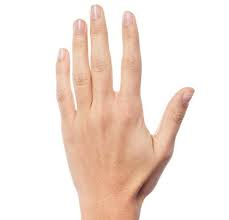
#> input picture python/hafta16/images.jpeg, 229 x 220 px, given in place of the camera
$ python el_hareketleri_ile_yazi.py
#> lines starting #> are read from the running program, lines starting #| are printed output that depends on the picture
import cv2
import numpy as np
from collections import deque


# Farklı renkler için ayrı deque'ler
noktalar = {
    "kirmizi": deque(maxlen=500),
    "yesil": deque(maxlen=500),
    "mavi": deque(maxlen=500),
    "sari": deque(maxlen=500)
}

# Aktif renk
aktif_renk = "kirmizi"


def araliklari_belirle(x, y):
    if 10 < x < 110 and 10 < y < 80:
        return "sil"
    elif 130 < x < 230 and 10 < y < 80:
        return "kirmizi"
    elif 250 < x < 350 and 10 < y < 80:
        return "yesil"
    elif 370 < x < 470 and 10 < y < 80:
        return "mavi"
    elif 490 < x < 590 and 10 < y < 80:
        return "sari"
    else:
        return "bos"


cap = cv2.VideoCapture(0)

while cap.isOpened():

    ret, frame = cap.read()
#> frame is the input picture: shape (220, 229, 3); mean B, G, R 219.7, 228.5, 243.7
    frame = cv2.flip(frame, 1)
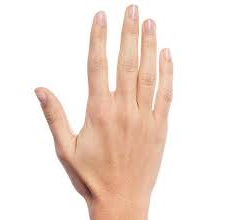
#> frame: shape (220, 229, 3); mean B, G, R 219.7, 228.5, 243.7
    if not ret:
        break

    height, width, _ = frame.shape
#> height = 220; width = 229

    # Orijinal frame'i kopyala
    display_frame = frame.copy()

    # BGR'den HSV'ye dönüştür
    hsv_frame = cv2.cvtColor(frame, cv2.COLOR_BGR2HSV)
#> hsv_frame: shape (220, 229, 3); mean H, S, V 11, 27.9, 243.8

    # Sarı renk aralığını tanımla
    # Alt ve üst sınırları oluştur
    lower_bound = np.array([20, 100, 100])
    upper_bound = np.array([30, 255, 255])

    # Maskeyi oluştur
    mask = cv2.inRange(hsv_frame, lower_bound, upper_bound)
#> mask: shape (220, 229); every value is 0

    # Morfolojik işlemler - gürültüyü temizle
    kernel = cv2.getStructuringElement(cv2.MORPH_ELLIPSE, (5, 5))
    mask = cv2.morphologyEx(mask, cv2.MORPH_OPEN, kernel)
    mask = cv2.morphologyEx(mask, cv2.MORPH_CLOSE, kernel)

    # Konturları bul
    contours, _ = cv2.findContours(
        mask, cv2.RETR_TREE, cv2.CHAIN_APPROX_SIMPLE)
#> contours = []

    # Kontrol butonları çiz
    cv2.rectangle(display_frame, (10, 10), (110, 80), (50, 50, 50), 3)
    cv2.putText(display_frame, "SIL", (30, 50), cv2.FONT_HERSHEY_SIMPLEX, 1, (255, 255, 255), 2)

    cv2.rectangle(display_frame, (130, 10), (230, 80), (0, 0, 255), -1)
    cv2.putText(display_frame, "KIRMIZI", (135, 50), cv2.FONT_HERSHEY_SIMPLEX, 0.5, (255, 255, 255), 1)
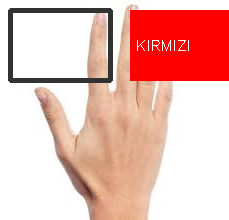
#> display_frame: shape (220, 229, 3); mean B, G, R 181.8, 189.5, 237.9

    cv2.rectangle(display_frame, (250, 10), (350, 80), (0, 255, 0), -1)
    cv2.putText(display_frame, "YESIL", (260, 50), cv2.FONT_HERSHEY_SIMPLEX, 0.7, (255, 255, 255), 2)

    cv2.rectangle(display_frame, (370, 10), (470, 80), (255, 0, 0), -1)
    cv2.putText(display_frame, "MAVI", (385, 50), cv2.FONT_HERSHEY_SIMPLEX, 0.7, (255, 255, 255), 2)

    cv2.rectangle(display_frame, (490, 10), (590, 80), (25, 215, 250), -1)
    cv2.putText(display_frame, "SARI", (510, 50), cv2.FONT_HERSHEY_SIMPLEX, 0.7, (255, 255, 255), 2)

    # Tüm renk deque'lerini çiz
    renk_kodlari = {
        "kirmizi": (0, 0, 255),
        "yesil": (0, 255, 0),
        "mavi": (255, 0, 0),
        "sari": (0, 255, 255)
    }

    for renk_adi, nokta_listesi in noktalar.items():
        if len(nokta_listesi) > 1:
            for i in range(1, len(nokta_listesi)):
                if nokta_listesi[i - 1] is None or nokta_listesi[i] is None:
                    continue
                # noktalar arası uzaklık çok fazla ise çizme
                dist = np.linalg.norm(
                    np.array(nokta_listesi[i]) - np.array(nokta_listesi[i - 1]))
                if dist < 50:
                    cv2.line(display_frame, nokta_listesi[i - 1],
                            nokta_listesi[i], renk_kodlari[renk_adi], 5)

    # Bulunan cisimleri orijinal görüntüde işaretle
    for contour in contours:
        area = cv2.contourArea(contour)

        # Küçük gürültüleri filtrele
        if area > 250:
            # Konturun etrafına çember çiz
            (x, y), radius = cv2.minEnclosingCircle(contour)
            x, y, radius = int(x), int(y), int(radius)
            cv2.circle(display_frame, (x, y), radius, (0, 255, 0), 2)

            # Konturun etrafına dikdörtgen çiz
            x, y, w, h = cv2.boundingRect(contour)
            # cv2.rectangle(display_frame, (x, y),
            #               (x + w, y + h), (255, 0, 0), 2)

            merkez_x = x + w // 2
            merkez_y = y + h // 2
            renk = araliklari_belirle(merkez_x, merkez_y)

            if renk == "sil":
                # Tüm deque'leri temizle
                for deque_renk in noktalar:
                    noktalar[deque_renk].clear()
                print("Tüm çizimler silindi")
            elif renk in noktalar:
                # Aktif rengi değiştir
                aktif_renk = renk
                print(f"Aktif renk: {renk}")
            elif renk == "bos":
                # Aktif renge nokta ekle
                noktalar[aktif_renk].append((merkez_x, merkez_y))

            # Merkez noktasını işaretle
            cv2.circle(display_frame, (merkez_x, merkez_y),
                       5, (0, 0, 255), -1)
#> this loop made 0 passes

    cv2.imshow('El Hareketleri ile Yazi', display_frame)

    if cv2.waitKey(1) & 0xFF == ord('q'):
#> (key q is pressed here)
        break

cap.release()
cv2.destroyAllWindows()

$ run again, on python/hafta16/line.jpg
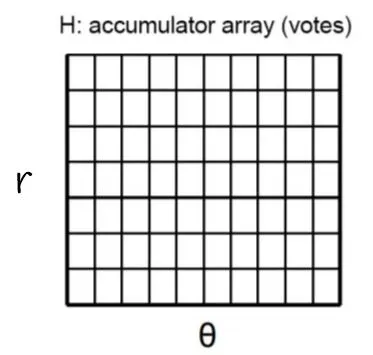
#> input picture python/hafta16/line.jpg, 373 x 355 px, given in place of the camera
#> frame is the input picture: shape (355, 373, 3); mean B, G, R 227, 227, 227
#> `frame = cv2.flip(frame, 1)`:
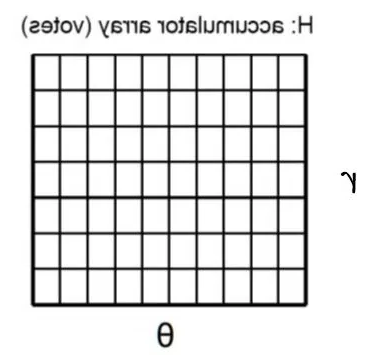
#> frame: shape (355, 373, 3); mean B, G, R 227, 227, 227
#> hsv_frame: shape (355, 373, 3); mean H, S, V 3.1, 0.1, 227
#> mask: shape (355, 373); every value is 0
#> contours = []
#> `cv2.rectangle(display_frame, (370, 10), (470, 80), (255, 0, 0), -1)`:
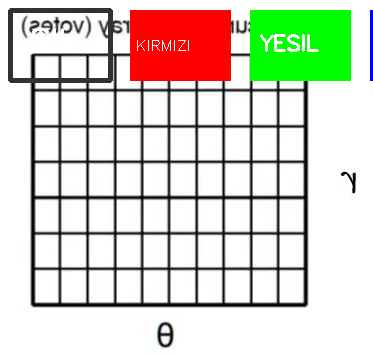
#> display_frame: shape (355, 373, 3); mean B, G, R 201.3, 213.8, 214.4
